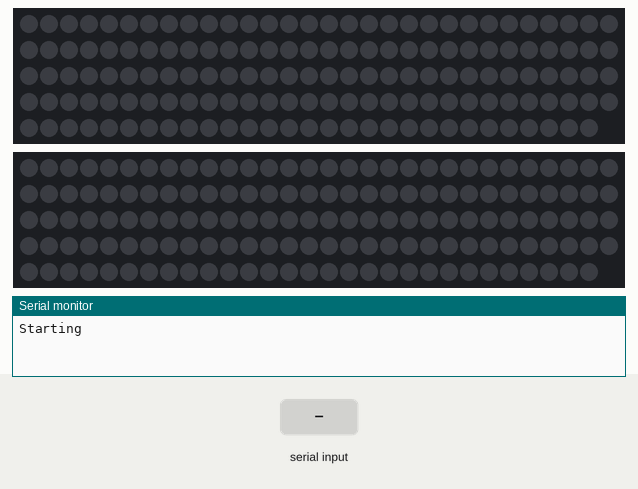
Recording of a sketch running on a simulated Arduino Uno, built with avr-gcc and run on an emulated ATmega328P. On the bench: 2 × 149 RGB LEDs in strip order, left to right, continuing on the next row, the last lines printed to the serial monitor. Inputs (shaded band) come from the test bench. Dim RGB values are drawn brighter than linear.

Above: at 1.2 s.
1.3 s: "r" received over Serial
At 2.3 s:
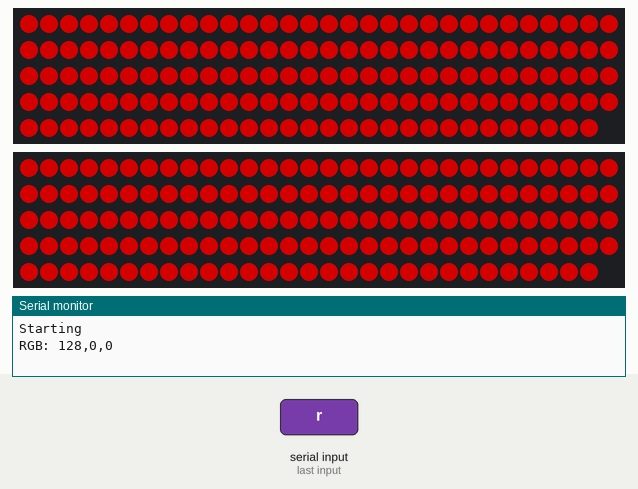
2.8 s: "g" received over Serial
At 3.3 s:
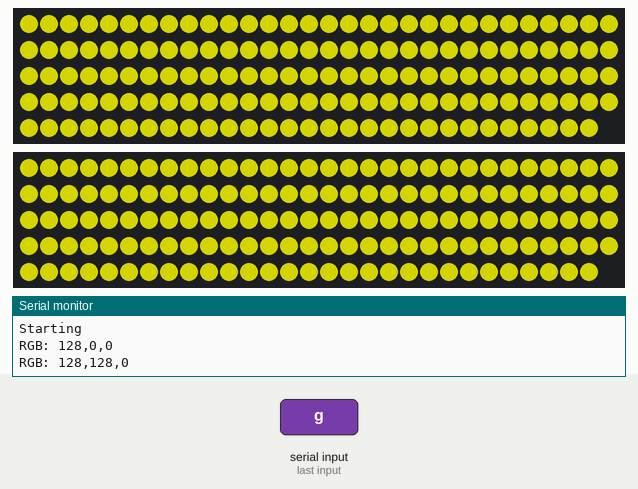
4.3 s: "b" received over Serial
At 5.4 s:
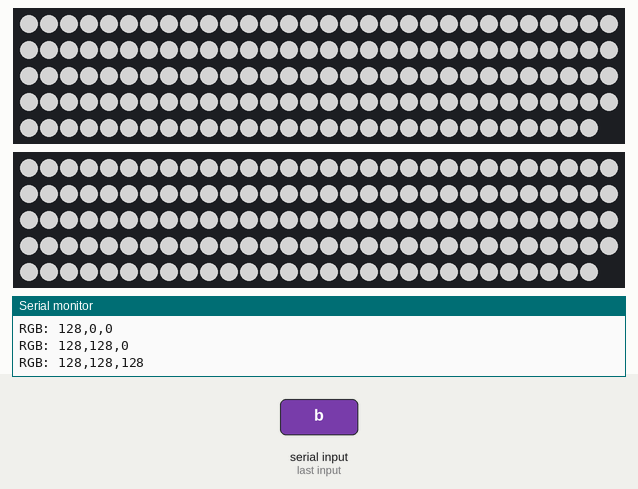
5.8 s: "r" received over Serial
At 7.0 s:
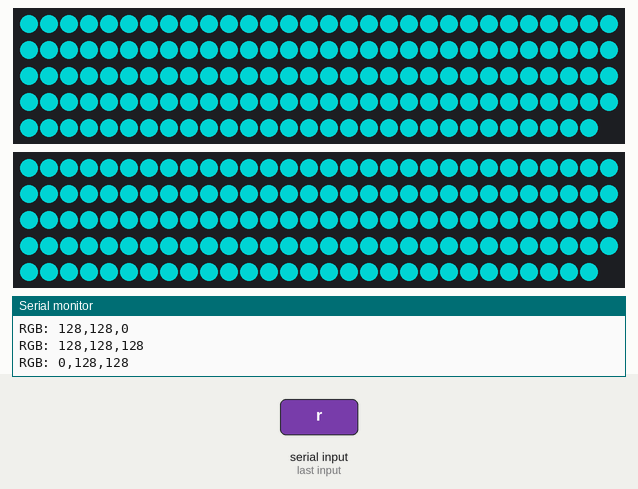
7.3 s: "g" received over Serial
At 8.1 s:
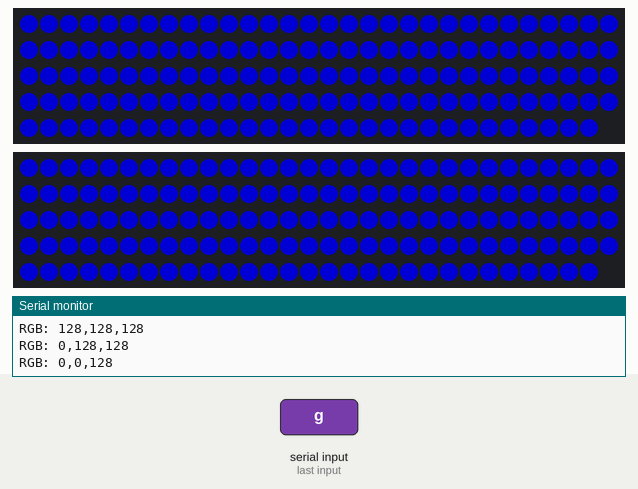
8.8 s: "r" received over Serial
At 10.2 s:
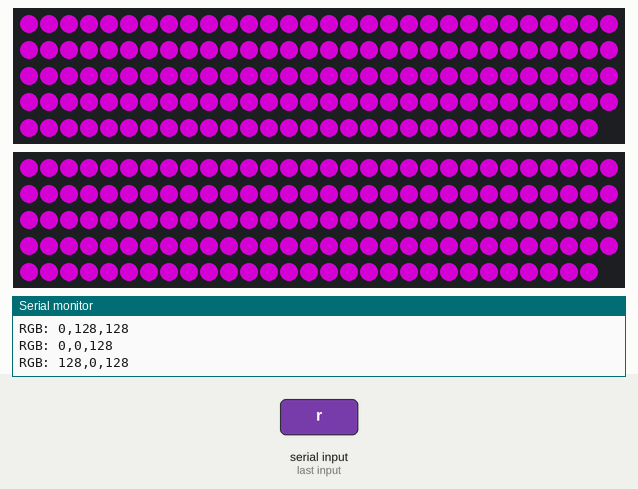
Timing chart, 0 to 11.3 s (numbered marks = the images above; inputs shaded):
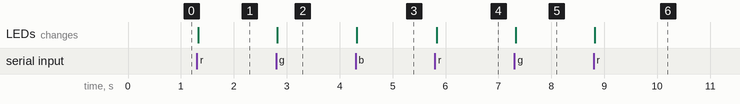

Measured:
- after the input at 1.3 s, the LEDs: change at once (image 1)
- after the input at 2.8 s, the LEDs: change at once (image 2)
- after the input at 4.3 s, the LEDs: change at once (image 3)
- after the input at 5.8 s, the LEDs: change at once (image 4)
- after the input at 7.3 s, the LEDs: change at once (image 5)
- after the input at 8.8 s, the LEDs: change at once (image 6)

The sketch:

NodeControl.ino
```cpp
#include <FastLED.h>
#define LED_PIN     3
#define LED2_PIN    9
#define NUM_LEDS    149

CRGB leds[NUM_LEDS];
CRGB leds2[NUM_LEDS];

int myR;
int myG;
int myB;

void setup() {
    Serial.begin(57600); // Begin listening for serial at 57600 bps
    Serial.println("Starting");

    FastLED.addLeds<WS2812, LED_PIN, GRB>(leds, NUM_LEDS);
    FastLED.addLeds<WS2812, LED2_PIN, GRB>(leds2, NUM_LEDS);
    myR=0;
    myG=0;
    myB=0;
    for (int i = 0; i < NUM_LEDS; i++) {
        leds[i].setRGB(0, 0, 0);
        leds2[i].setRGB(0, 0, 0);
    }
}

void convertToState(char chr) {
  if(chr=='r'){
    if (myR == 0) {
        myR = 128;
    } else {
        myR = 0;
    }
  }
  if(chr=='g'){
    if (myG == 0) {
        myG = 128;
    } else {
        myG = 0;
    }
  }
  if(chr=='b'){
    if (myB == 0) {
        myB = 128;
    } else {
        myB = 0;
    }
  }
  if (chr=='o') {
    myR = 0;
    myG = 0;
    myB = 0;
  }
  if (chr=='w') {
    myR = 128;
    myG = 128;
    myB = 128;
  }
  Serial.println("RGB: "+String(myR)+','+String(myG)+','+String(myB));
}


void loop() {
    if(Serial.available() > 0) {
      char readFromNode;
      readFromNode = (char) Serial.read();
      convertToState(readFromNode); // Convert character to state
    }
    for (int i = 0; i < NUM_LEDS; i++) {
        leds[i].r = myR;
        leds[i].g = myG;
        leds[i].b = myB;
        leds2[i].setRGB(myR, myG, myB);
    }
    FastLED.show();
    delay(10);
}
```
